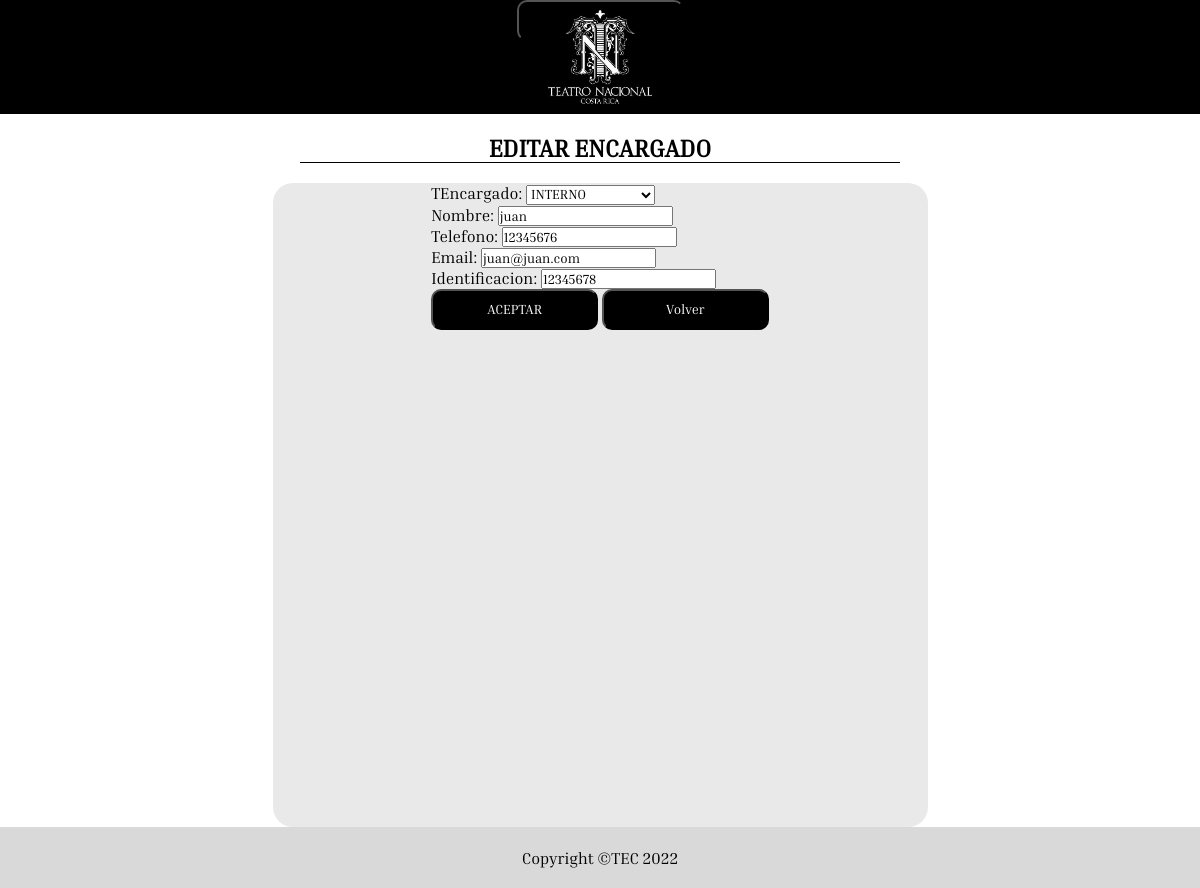
The app's page /menuAdmin/listEncargados/updateEncargado/1 with its own data.
### modelo/models.py (models this page shows, shortened)
class Encargado(models.Model):
    class TEncargado(models.TextChoices):
        INTERNO = 'INTERNO', 'INTERNO'
        EXTERNO = 'EXTERNO', 'EXTERNO'
        SUBCONTRATADO = 'SUBCONTRATADO', 'SUBCONTRATADO'
    tEncargado = models.CharField(max_length=25 , choices=TEncargado.choices)
    nombre = models.CharField(max_length=100)
    telefono = models.CharField(max_length=100)
    email = models.CharField(max_length=100)
    identificacion = models.CharField(max_length=100)

### modelo/views.py (the view, shortened to what this page needs)
# urls.py: path('menuAdmin/listEncargados/updateEncargado/<int:id_>', views.updateEncargado, name='updateEncargado'),
def updateEncargado(request, id_):
    if request.method == 'GET':
        encargado = get_object_or_404(Encargado, id=id_)
        form = CreateEncargadoForm(instance=encargado)
        return render(request, 'editarOperario.html', { 'encargado' : encargado , 'form' : form })

### modelo/forms.py
class CreateEncargadoForm(ModelForm):
    class Meta:
        model = Encargado
        fields = ['tEncargado', 'nombre', 'telefono', 'email', 'identificacion']

### modelo/templates/editarOperario.html (shortened to what this page needs)
{% extends 'baseAdmin.html' %}
{% block content %}
{% load static %}
<div class="tituloLista">
    <h2>EDITAR ENCARGADO</h2>
</div>
<div id="menuContainer">
    <form action="" method="POST">
        {{form.as_p}}
        <button class="botonEstandar btn167">
            <span class="letraEstandar">ACEPTAR</span>
        </button>
        <a href="{{request.META.HTTP_REFERER}}">
            <button class="botonEstandar btn167">
              <span class="letraEstandar">Volver</span>
            </button>
        </a>
</div>
{% endblock content %}

### modelo/static/styles/admins.css (style rules this page uses)
* { margin: 0px; padding: 0px; font-family:'Inria Serif'; }
html { width:100vw; height:100vh; }
body { background-color: rgb(255, 255, 255); position : absolute; width : 100%; height : 100%; overflow-x: hidden; overflow-y: auto; }
.botonEstandar { background-color: black; color: white; border-radius: 10px; cursor: pointer; }
#menuContainer { background-color: #EAE9E9; height: 644px; width: 655px; border-radius: 20px; display: flex; flex-direction: column; align-items: center; margin: auto; }
.tituloLista { width: 600px; display: flex; flex-direction: column; align-items: center; margin-top: 20px; margin-bottom: 20px; border-bottom: 1px solid black; }
.btn167 { width: 167px; height: 41px; }

### records on screen
Encargado: tEncargado "INTERNO", nombre "juan", telefono "12345676", email "juan@juan.com", identificacion "12345678"
